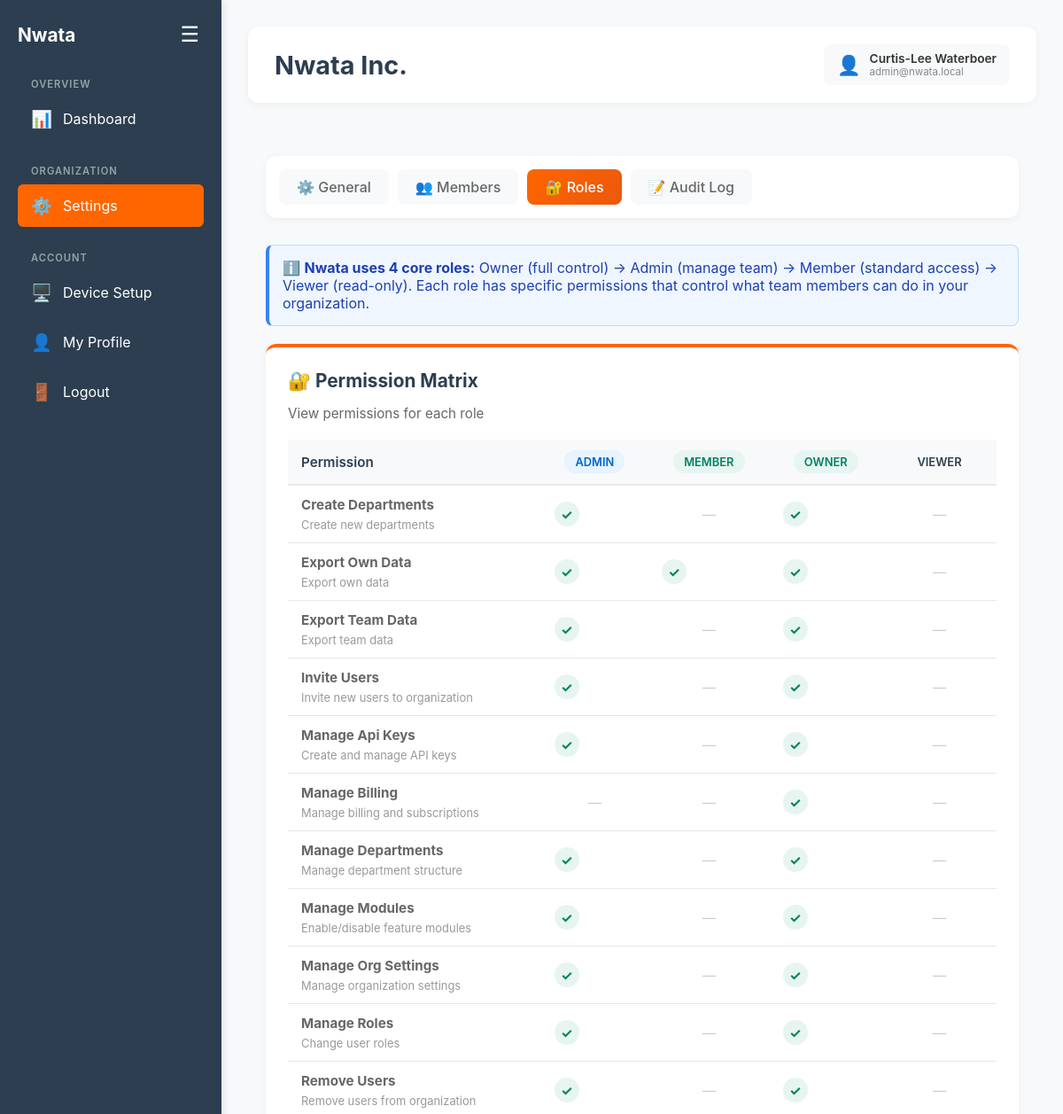
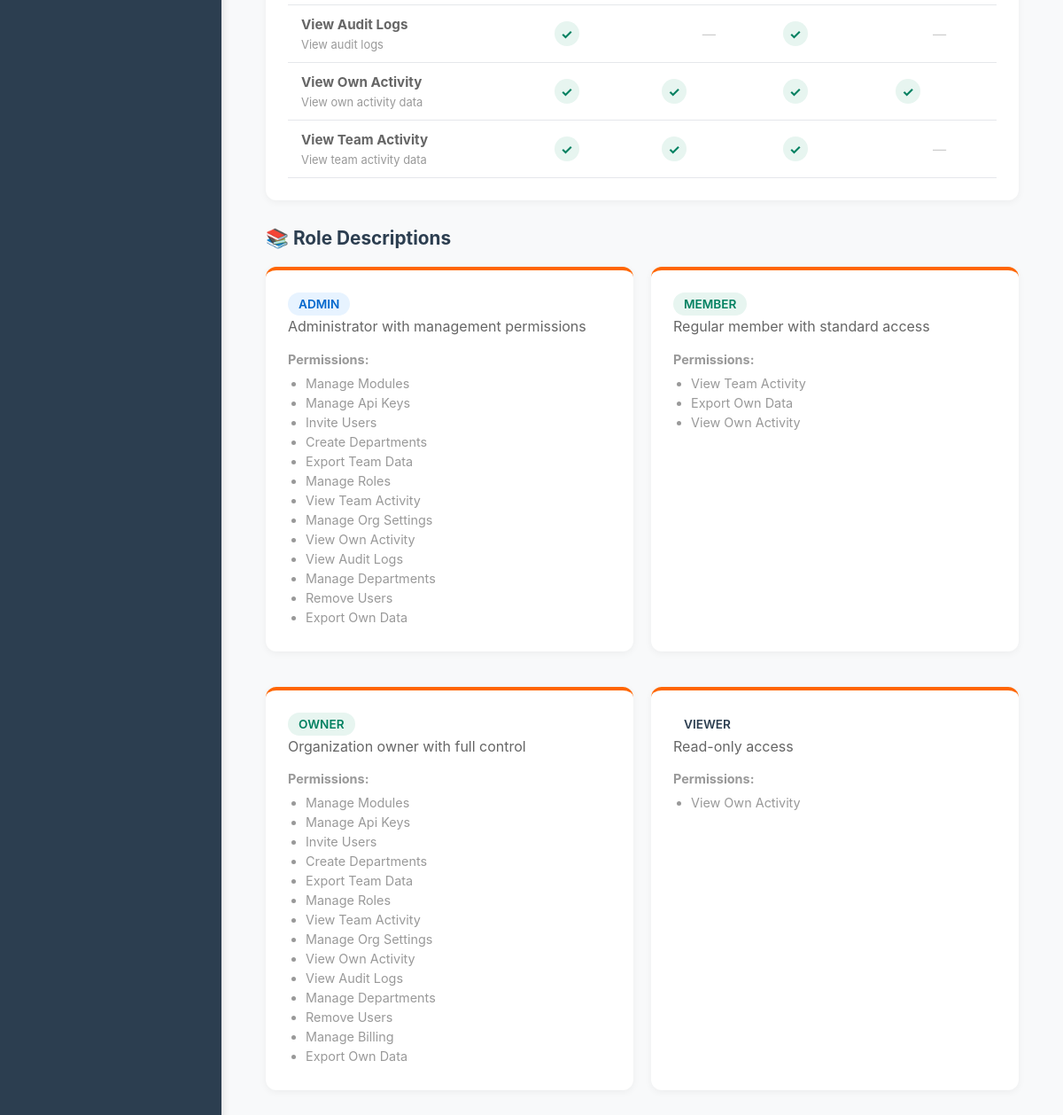
/dashboard/org/settings/?tab=roles (signed in), run on the app's committed database (2 pictures, top to bottom).
### api/models.py (models this page shows, shortened)
class Organization(models.Model):
    ORG_TYPE_CHOICES = [
        ('personal', 'Personal'),
        ('team', 'Team'),
    ]
    name = models.CharField(max_length=255)
    subdomain = models.CharField(max_length=100, unique=True)
    organization_type = models.CharField(max_length=20, choices=ORG_TYPE_CHOICES, default='personal')
    created_at = models.DateTimeField(auto_now_add=True)
    class Meta:
        indexes = [
            models.Index(fields=['subdomain']),
            models.Index(fields=['organization_type']),
        ]
    def is_team(self):
        return self.organization_type == 'team'

class Role(models.Model):
    ROLE_CHOICES = [
        ('owner', 'Owner'),
        ('admin', 'Admin'),
        ('member', 'Member'),
        ('viewer', 'Viewer'),
    ]
    name = models.CharField(max_length=50, choices=ROLE_CHOICES, unique=True)
    description = models.TextField(blank=True)
    created_at = models.DateTimeField(auto_now_add=True)
    class Meta:
        ordering = ['name']

class Permission(models.Model):
    PERMISSION_CHOICES = [
        ('invite_users', 'Invite Users'),
        ('remove_users', 'Remove Users'),
        ('manage_roles', 'Manage Roles'),
        ('view_own_activity', 'View Own Activity'),
        ('view_team_activity', 'View Team Activity'),
        ('export_own_data', 'Export Own Data'),
        ('export_team_data', 'Export Team Data'),
        ('manage_org_settings', 'Manage Organization Settings'),
        ('manage_billing', 'Manage Billing'),
        ('manage_modules', 'Manage Modules'),
        ('create_departments', 'Create Departments'),
        ('manage_departments', 'Manage Departments'),
        ('view_audit_logs', 'View Audit Logs'),
        ('manage_api_keys', 'Manage API Keys'),
    ]
    name = models.CharField(max_length=50, choices=PERMISSION_CHOICES, unique=True)
    description = models.TextField(blank=True)
    created_at = models.DateTimeField(auto_now_add=True)
    class Meta:
        ordering = ['name']

### dashboard/org_admin_views.py (the view, shortened to what this page needs)
# urls.py: path('org/settings/', org_settings, name='org_settings'),
@login_required
@require_org_admin
@require_http_methods(["GET", "POST"])
def org_settings(request):
    org = request.organization
    if not org:
        messages.error(request, "You are not part of any organization.")
        return redirect('dashboard')
    try:
        nwata_user = NwataUser.objects.get(email=request.user.email)
    except NwataUser.DoesNotExist:
        messages.error(request, "User profile not found.")
        return redirect('dashboard')
    active_tab = request.GET.get('tab', 'general')
    valid_tabs = ['general', 'members', 'departments', 'roles', 'audit']
    if active_tab not in valid_tabs:
        active_tab = 'general'
    context = {
        'org': org,
        'active_tab': active_tab,
        'is_team': org.is_team(),
    }
    if active_tab == 'roles':
        roles = Role.objects.all().prefetch_related('role_permissions__permission').order_by('name')
        permissions = Permission.objects.all().order_by('name')
        role_permission_matrix = {}
        for role in roles:
            role_perms = RolePermission.objects.filter(role=role).values_list('permission__name', flat=True)
            role_permission_matrix[role.name] = set(role_perms)
        context.update({
            'roles': roles,
            'permissions': permissions,
            'role_permission_matrix': role_permission_matrix,
        })
    if active_tab == 'audit':
        audit_logs = AuditLog.objects.filter(
            organization=org
        ).select_related('actor').order_by('-created_at')[:50]
        context['audit_logs'] = audit_logs
    return render(request, 'dashboard/org_settings.html', context)

### api/permissions.py (called while the page is built)
def get_user_role_in_org(user, organization):
    try:
        user_org_role = UserOrgRole.objects.select_related('role').get(
            user__email=user.email,
            organization=organization,
            state='active'
        )
        return user_org_role.role
    except UserOrgRole.DoesNotExist:
        return None

def is_org_admin(user, organization):
    role = get_user_role_in_org(user, organization)
    return role and role.name in ['owner', 'admin']

### dashboard/templatetags/dict_filters.py (called while the page is built)
@register.filter
def get_item(dictionary, key):
    if dictionary is None:
        return None
    return dictionary.get(key, [])

@register.filter
def replace(value, arg):
    if not arg or ':' not in arg:
        return value
    old, new = arg.split(':', 1)
    return str(value).replace(old, new)

### dashboard/templates/dashboard/org_settings.html (shortened to what this page needs)
{% extends "base_dashboard.html" %}
{% load static %}
{% block content %}
<div class="settings-container">
    <div class="settings-tabs">
        <a href="{% url 'org_settings' %}?tab=general"
           class="settings-tab {% if active_tab == 'general' %}active{% endif %}">
            ⚙️ General
        </a>
        <a href="{% url 'org_settings' %}?tab=members"
           class="settings-tab {% if active_tab == 'members' %}active{% endif %}">
            👥 Members
        </a>
        <a href="{% url 'org_settings' %}?tab=roles"
           class="settings-tab {% if active_tab == 'roles' %}active{% endif %}">
            🔐 Roles
        </a>
        <a href="{% url 'org_settings' %}?tab=audit"
           class="settings-tab {% if active_tab == 'audit' %}active{% endif %}">
            📝 Audit Log
        </a>
    </div>
    {% include "dashboard/org_tabs/tab_roles.html" %}
</div>
{% endblock %}

### nwata_web/templates/base_dashboard.html (shortened to what this page needs)
<!DOCTYPE html>
<html lang="en">
<head>
</head>
<body>
    <div class="wrapper">
        <div class="sidebar" id="sidebar">
            <div class="sidebar-header">
                <div class="logo">Nwata</div>
                <button class="sidebar-toggle" onclick="toggleSidebar()">☰</button>
            </div>
            <ul class="sidebar-menu">
                <li class="menu-section">Overview</li>
                <li class="menu-item {% if request.resolver_match.url_name == 'dashboard' %}active{% endif %}" onclick="window.location.href=window.dashboardUrl">
                    <span class="menu-icon">📊</span>
                    <span class="menu-label">Dashboard</span>
                </li>
                {% if request.organization %}
                <li class="menu-section">Organization</li>
                <li class="menu-item {% if request.resolver_match.url_name == 'org_settings' %}active{% endif %}" onclick="window.location.href=window.orgSettingsUrl">
                    <span class="menu-icon">⚙️</span>
                    <span class="menu-label">Settings</span>
                </li>
                {% endif %}
                <li class="menu-section">Account</li>
                <li class="menu-item {% if request.resolver_match.url_name == 'device_setup' %}active{% endif %}" onclick="window.location.href=window.deviceSetupUrl">
                    <span class="menu-icon">🖥️</span>
                    <span class="menu-label">Device Setup</span>
                </li>
                <li class="menu-item {% if request.resolver_match.url_name == 'profile' %}active{% endif %}" onclick="window.location.href=window.profileUrl">
                    <span class="menu-icon">👤</span>
                    <span class="menu-label">My Profile</span>
                </li>
                <li class="menu-item" onclick="window.location.href=window.logoutUrl">
                    <span class="menu-icon">🚪</span>
                    <span class="menu-label">Logout</span>
                </li>
            </ul>
        </div>
        <div class="main-content">
            <div class="header">
                <div>
                    <h1>{% if request.organization %}{{ request.organization.name }}{% else %}Nwata{% endif %}</h1>
                </div>
                <div class="header-right">
                    <div class="user-profile">
                        <span class="user-icon">👤</span>
                        <div class="user-info">
                            <div class="user-name">
                                {% if user.first_name or user.last_name %}
                                    {{ user.first_name }} {{ user.last_name }}
                                {% else %}
                                    {{ user.username }}
                                {% endif %}
                            </div>
                            <div class="user-email">{{ user.email }}</div>
                        </div>
                    </div>
                </div>
            </div>
            {% block content %}{% endblock %}
        </div>
    </div>
</body>
</html>

### dashboard/templates/dashboard/org_tabs/tab_roles.html (shortened to what this page needs)
{% load dict_filters %}
{% if active_tab == 'roles' %}
<div class="tab-content">
    <div class="info-box">
        ℹ️ <strong>Nwata uses 4 core roles:</strong> Owner (full control) → Admin (manage team) → Member (standard access) → Viewer (read-only).
        Each role has specific permissions that control what team members can do in your organization.
    </div>
    <div class="settings-card">
        <div class="settings-card-title">🔐 Permission Matrix</div>
        <div class="settings-card-subtitle">View permissions for each role</div>
        <div style="overflow-x: auto; margin-top: 20px;">
            <table class="settings-table" style="min-width: 100%;">
                <thead>
                    <tr>
                        <th>Permission</th>
                        {% for role in roles %}
                        <th style="text-align: center;">
                            <span class="badge {% if role.name == 'owner' %}badge-green{% elif role.name == 'admin' %}badge-blue{% elif role.name == 'member' %}badge-green{% endif %}" style="display: inline-block;">
                                {{ role.name|upper }}
                            </span>
                        </th>
                        {% endfor %}
                    </tr>
                </thead>
                <tbody>
                    {% for perm in permissions %}
                    <tr>
                        <td>
                            <strong>{{ perm.name|replace:"_: "|title }}</strong>
                            <div style="font-size: 0.85em; color: #999; margin-top: 5px;">{{ perm.description|truncatewords:10 }}</div>
                        </td>
                        {% for role in roles %}
                        <td style="text-align: center;">
                            {% if perm.name in role_permission_matrix|get_item:role.name %}
                            <span style="display: inline-block; width: 28px; height: 28px; background: #e7f5f0; color: #008060; border-radius: 50%; display: flex; align-items: center; justify-content: center; font-weight: bold;">✓</span>
                            {% else %}
                            <span style="color: #ccc;">—</span>
                            {% endif %}
                        </td>
                        {% endfor %}
                    </tr>
                    {% endfor %}
                </tbody>
            </table>
        </div>
    </div>
    <div style="margin-top: 30px;">
        <h3 style="font-size: 1.3em; color: #2c3e50; font-weight: bold; margin-bottom: 20px;">📚 Role Descriptions</h3>
        <div style="display: grid; grid-template-columns: repeat(auto-fit, minmax(300px, 1fr)); gap: 20px;">
            {% for role in roles %}
            <div class="settings-card">
                <h4 style="margin-top: 0; color: #2c3e50; font-weight: 600; display: flex; align-items: center; gap: 10px;">
                    <span class="badge {% if role.name == 'owner' %}badge-green{% elif role.name == 'admin' %}badge-blue{% elif role.name == 'member' %}badge-green{% endif %}" style="display: inline-block;">
                        {{ role.name|upper }}
                    </span>
                </h4>
                <p style="color: #666; margin-bottom: 15px; line-height: 1.6;">{{ role.description }}</p>
                <div style="color: #999; font-size: 0.9em;">
                    <strong>Permissions:</strong>
                    <ul style="margin: 10px 0 0 0; padding-left: 20px;">
                        {% for perm_name in role_permission_matrix|get_item:role.name %}
                            <li style="margin-bottom: 5px;">{{ perm_name|replace:"_: "|title }}</li>
                        {% endfor %}
                    </ul>
                </div>
            </div>
            {% endfor %}
        </div>
    </div>
</div>
{% endif %}

### nwata_web/templates/base_dashboard.html (style rules this page uses)
* { margin: 0; padding: 0; box-sizing: border-box; }
body { font-family: -apple-system, BlinkMacSystemFont, 'Segoe UI', Roboto, sans-serif; background: #f8f9fa; color: #333; }
.wrapper { display: flex; min-height: 100vh; }
.sidebar { width: 250px; background: #2c3e50; color: white; padding: 20px; transition: width 0.3s ease; overflow-y: auto; box-shadow: 2px 0 8px rgba(0,0,0,0.1); }
.sidebar-header { display: flex; justify-content: space-between; align-items: center; margin-bottom: 30px; }
.sidebar-toggle { background: none; border: none; color: white; font-size: 1.5em; cursor: pointer; padding: 5px; }
.logo { font-size: 1.3em; font-weight: bold; overflow: hidden; white-space: nowrap; text-overflow: ellipsis; }
.sidebar-menu { list-style: none; }
.menu-section { font-size: 0.7em; text-transform: uppercase; letter-spacing: 1px; color: #95a5a6; padding: 20px 15px 8px 15px; font-weight: 600; }
.menu-section:first-child { padding-top: 0; }
.menu-item { padding: 12px 15px; margin-bottom: 8px; border-radius: 6px; cursor: pointer; transition: background 0.2s; display: flex; align-items: center; gap: 12px; }
.menu-item.active { background: #ff6600; }
.menu-icon { min-width: 24px; font-size: 1.2em; }
.menu-label { overflow: hidden; white-space: nowrap; text-overflow: ellipsis; }
.main-content { flex: 1; padding: 30px; overflow-y: auto; }
.header { background: white; padding: 20px 30px; border-radius: 12px; box-shadow: 0 2px 8px rgba(0,0,0,0.05); margin-bottom: 30px; display: flex; justify-content: space-between; align-items: center; }
.header h1 { font-size: 1.8em; color: #2c3e50; }
.header-right { display: flex; align-items: center; gap: 20px; font-size: 0.9em; color: #666; }
.user-profile { display: flex; align-items: center; gap: 10px; padding: 8px 15px; background: #f8f9fa; border-radius: 8px; cursor: pointer; transition: background 0.2s; }
.user-icon { font-size: 1.5em; }
.user-info { display: flex; flex-direction: column; align-items: flex-start; }
.user-name { font-weight: 600; color: #333; font-size: 0.95em; }
.user-email { font-size: 0.8em; color: #888; }

### dashboard/templates/dashboard/org_settings.html (style rules this page uses)
.settings-container { max-width: 1200px; margin: 0 auto; padding: 30px 20px; }
.settings-tabs { display: flex; gap: 10px; margin-bottom: 30px; background: white; padding: 15px; border-radius: 12px; box-shadow: 0 2px 8px rgba(0,0,0,0.05); overflow-x: auto; }
.settings-tab { padding: 10px 20px; border: none; background: #f8f9fa; color: #666; border-radius: 8px; cursor: pointer; font-weight: 500; transition: all 0.2s; white-space: nowrap; text-decoration: none; display: inline-block; }
.settings-tab.active { background: linear-gradient(135deg, #ff6600 0%, #ea580c 100%); color: white; }
.settings-card { background: white; padding: 25px; border-radius: 12px; box-shadow: 0 2px 8px rgba(0,0,0,0.05); border-top: 4px solid #ff6600; margin-bottom: 20px; }
.settings-card-title { font-size: 1.3em; color: #2c3e50; font-weight: bold; margin-bottom: 15px; display: flex; align-items: center; gap: 10px; }
.settings-card-subtitle { color: #666; margin-bottom: 20px; font-size: 0.95em; }
.settings-table { width: 100%; border-collapse: collapse; font-size: 0.95em; }
.settings-table thead { background: #f8f9fa; border-bottom: 2px solid #e5e7eb; }
.settings-table th { padding: 12px 15px; text-align: left; color: #2c3e50; font-weight: 600; }
.settings-table td { padding: 12px 15px; border-bottom: 1px solid #e5e7eb; color: #666; }
.badge { display: inline-block; padding: 5px 12px; border-radius: 20px; font-size: 0.85em; font-weight: 600; }
.badge-blue { background: #e7f3ff; color: #0066cc; }
.badge-green { background: #e7f5f0; color: #008060; }
.info-box { background: #eff6ff; border: 1px solid #bfdbfe; border-left: 4px solid #3b82f6; padding: 15px; border-radius: 8px; color: #1e40af; margin-bottom: 20px; }

### data on the page
Organization: organization.name "Nwata Inc."
Role: name "ADMIN", description "Administrator with management permissions", role_permission_matrix "Manage Modules" "Manage Api Keys" "Invite Users" "Create Departments" "Export Team Data" "Manage Roles" "View Team Activity" "Manage Org Settings" "View Own Activity" "View Audit Logs" "Manage Departments" "Remove Users" "Export Own Data"
Role: name "MEMBER", description "Regular member with standard access", role_permission_matrix "View Team Activity" "Export Own Data" "View Own Activity"
Role: name "OWNER", description "Organization owner with full control", role_permission_matrix "Manage Modules" "Manage Api Keys" "Invite Users" "Create Departments" "Export Team Data" "Manage Roles" "View Team Activity" "Manage Org Settings" "View Own Activity" "View Audit Logs" "Manage Departments" "Remove Users" "Manage Billing" "Export Own Data"
Role: name "VIEWER", description "Read-only access", role_permission_matrix "View Own Activity"
Permission: name "Create Departments", description "Create new departments"
Permission: name "Export Own Data", description "Export own data"
Permission: name "Export Team Data", description "Export team data"
Permission: name "Invite Users", description "Invite new users to organization"
Permission: name "Manage Api Keys", description "Create and manage API keys"
Permission: name "Manage Billing", description "Manage billing and subscriptions"
Permission: name "Manage Departments", description "Manage department structure"
Permission: name "Manage Modules", description "Enable/disable feature modules"
Permission: name "Manage Org Settings", description "Manage organization settings"
Permission: name "Manage Roles", description "Change user roles"
Permission: name "Remove Users", description "Remove users from organization"
Permission: name "View Audit Logs", description "View audit logs"
Permission: name "View Own Activity", description "View own activity data"
Permission: name "View Team Activity", description "View team activity data"

### other printed values
{{ user.first_name }} "Curtis-Lee"
{{ user.last_name }} "Waterboer"
{{ user.email }} "admin@nwata.local"
